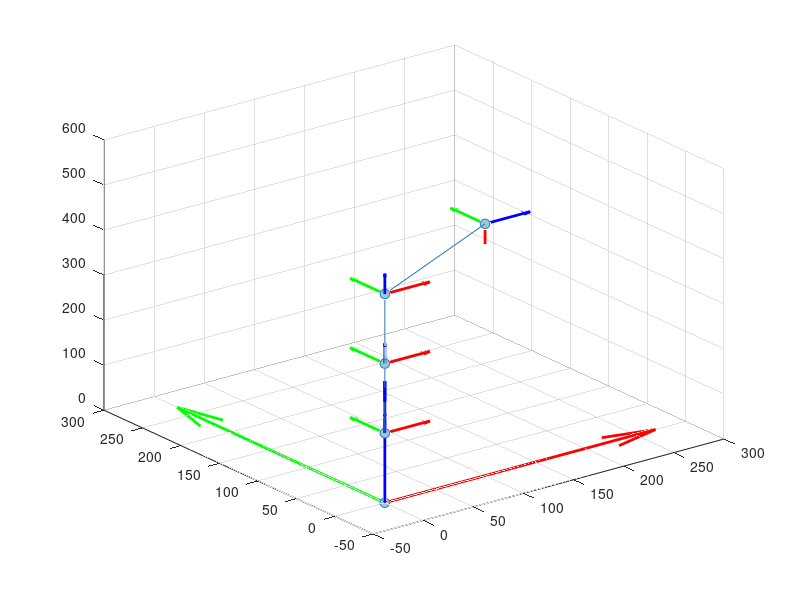

Source code (MATLAB):
clear;
clc;
length_mm = 300;
Sr=0.5*length_mm; 
d=0.015*length_mm; 
angle = 90*[0; 0; 0; 1];
rad = deg2rad(angle);
for i = 1:4
    % Define the bending angle alpha
    alpha = rad(i,1);
    % Relative Displacement Calculation
    if sign(alpha) == 0
        Dhorz = 0;
        Dvert = Sr+d;
    else
        Alpha = abs(alpha);
        R = Sr/Alpha;
        Dhorz = sign(alpha)*(R*(1-cos(Alpha)) + d*sin(Alpha));
        Dvert = (R*sin(Alpha) + d*cos(Alpha));
        % disp(Dhorz);disp(Dvert);
    end

    % Matric structure initialization
    M(1).bend = eye(3); % the orientation of origin
    M(1).bend_inv = eye(3);
    M(1).displacement = [0;0;0]; % the position of origin
    if mod(i, 2) == 1
        % Relative Bending Matrices Calculation 
        Mt = [1 0 0;
              0 cos(alpha) sin(alpha);
              0 -sin(alpha) cos(alpha)];
        Mt_inv = [1 0 0;
              0 cos(alpha) -sin(alpha);
              0 sin(alpha) cos(alpha)];
        M(i+1).bend = round(Mt*10^5)/10^5; % round five decimal places
        M(i+1).bend_inv = round(Mt_inv*M(i).bend_inv*10^5)/10^5; % round five decimal places
        % Relative Position Matrices Calculation
        M(i+1).displacement = [0;Dhorz;Dvert];
    else
        % Relative Bending Matrices Calculation 
        Mt = [cos(alpha) 0 sin(alpha);
              0 1 0 
              -sin(alpha) 0 cos(alpha)];
        Mt_inv = [cos(alpha) 0 -sin(alpha);
              0 1 0 
              sin(alpha) 0 cos(alpha)];
        M(i+1).bend = round(Mt*10^5)/10^5; % round five decimal places 
        M(i+1).bend_inv = round(Mt_inv*M(i).bend_inv*10^5)/10^5; % round five decimal places
        % Relative Position Matrices Calculation
        M(i+1).displacement = [Dhorz;0;Dvert];
    end
end

clearvars Mt i Dhorz Dvert Alpha

% There are four units in the manipulator, the base coordinate and end 
% effector coordinate are stored in the matrix "coordinate"
% coordinate(:,i) (i = 1,2,3,4,5).
M(1).B = M(1).bend;
M(2).B = M(1).bend*M(2).bend;
M(3).B = M(1).bend*M(2).bend*M(3).bend;
M(4).B = M(1).bend*M(2).bend*M(3).bend*M(4).bend;
M(5).B = M(1).bend*M(2).bend*M(3).bend*M(4).bend*M(5).bend;
position(:,1) = M(1).displacement; % The origin
node(1).position = position(:,1);
node(1).coordinate = M(1).bend;
for i = 2:5
    position(:,i) = M(i-1).B*M(i).displacement + position(:,i-1);
    node(i).position = position(:,i);
end
clearvars alpha coord_origin i rad symbol

figure;
s = 50; grid on,
% Plot the coordinate
quiver3(0, 0, 0, 300, 0, 0, 'r', 'LineWidth', 2, 'MaxHeadSize', 0.1); hold on,
quiver3(0, 0, 0, 0, 300, 0, 'g', 'LineWidth', 2, 'MaxHeadSize', 0.1); hold on,
quiver3(0, 0, 0, 0, 0, 300, 'b', 'LineWidth', 2, 'MaxHeadSize', 0.1); hold on,

% Plot the node of manipulator
scatter3(position(1,:),position(2,:),position(3,:),s,"filled", ...
    'MarkerEdgeColor',[40/256 120/256 181/256], ...
    'MarkerFaceColor',[154/256 201/256 219/256]); hold on,
% Plot the line of manipulator
for i = 1:4
    plot3(position(1,i:i+1), position(2,i:i+1), position(3,i:i+1), 'Color', [40/256 120/256 181/256]);
    hold on;
end

% Plot the sub-coordinate
for i = 2:5
quiver3(position(1,i),position(2,i),position(3,i), ...
        50*M(i).bend_inv(1,1),50*M(i).bend_inv(1,2),50*M(i).bend_inv(1,3), ...
        'r', 'LineWidth', 2, 'MaxHeadSize', 0.1); hold on,
quiver3(position(1,i),position(2,i),position(3,i), ...
        50*M(i).bend_inv(2,1),50*M(i).bend_inv(2,2),50*M(i).bend_inv(2,3), ...
        'g', 'LineWidth', 2, 'MaxHeadSize', 0.1); hold on,
quiver3(position(1,i),position(2,i),position(3,i), ...
        50*M(i).bend_inv(3,1),50*M(i).bend_inv(3,2),50*M(i).bend_inv(3,3), ...
        'b', 'LineWidth', 2, 'MaxHeadSize', 0.1); hold on,
end

%% Save file
filename = ['result/manipulator_' num2str(angle(1,1)) '_' num2str(angle(2,1)) '_' ,...
            num2str(angle(3,1)) '_' num2str(angle(4,1)) '.png'];
saveas(gcf, filename);